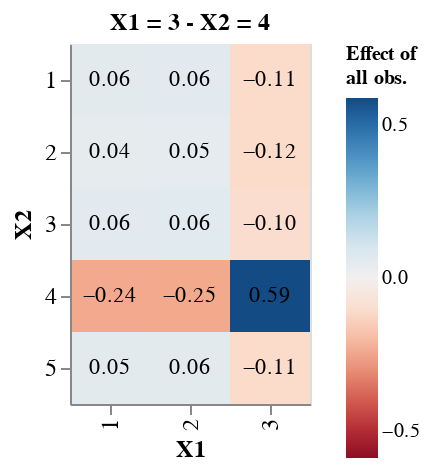

Source (notebook cell):
### Code cell
index = np.argmax(np.abs(df_y.grad_y))
index_raked_1 = df_y.iloc[index].raked_1
index_raked_2 = df_y.iloc[index].raked_2
df_y_loc = df_y.loc[(df_y.raked_1==index_raked_1)&(df_y.raked_2==index_raked_2)]
max_scale = max(abs(df_y_loc['grad_y'].min()), abs(df_y_loc['grad_y'].max()))

base = alt.Chart(df_y_loc).encode(
    x=alt.X('X1:N', axis=alt.Axis(title='X1')),
    y=alt.Y('X2:N', axis=alt.Axis(title='X2')),
)

heatmap = base.mark_rect().encode(
    color=alt.Color('grad_y:Q',
        scale=alt.Scale(scheme='redblue', domain=[-max_scale, max_scale]),
        legend=alt.Legend(title=['Effect of', 'all obs.']))
)

text = base.mark_text(baseline='middle').encode(
    alt.Text('grad_y:Q', format='.2f')
)

chart = alt.layer(heatmap, text
).properties(
    title='X1 = ' + str(int(index_raked_1)) + ' - X2 = ' + str(int(index_raked_2)),
    width=120,
    height=180
).configure_title(
    fontSize=12
).configure_axis(
    labelFontSize=12,
    titleFontSize=12
).configure_legend(
    labelFontSize=10,
    titleFontSize=10
)
chart

### Figure 1 — Vega-Lite specification as saved in the notebook (floating-point values rounded to 4 significant figures)
{"config": {"view": {"continuousWidth": 300, "continuousHeight": 300}, "axis": {"labelFontSize": 12, "titleFontSize": 12}, "legend": {"labelFontSize": 10, "titleFontSize": 10}, "title": {"fontSize": 12}}, "layer": [{"mark": {"type": "rect"}, "encoding": {"color": {"field": "grad_y", "legend": {"title": ["Effect of", "all obs."]}, "scale": {"domain": [-0.5866, 0.5866], "scheme": "redblue"}, "type": "quantitative"}, "x": {"axis": {"title": "X1"}, "field": "X1", "type": "nominal"}, "y": {"axis": {"title": "X2"}, "field": "X2", "type": "nominal"}}}, {"mark": {"type": "text", "baseline": "middle"}, "encoding": {"text": {"field": "grad_y", "format": ".2f", "type": "quantitative"}, "x": {"axis": {"title": "X1"}, "field": "X1", "type": "nominal"}, "y": {"axis": {"title": "X2"}, "field": "X2", "type": "nominal"}}}], "data": {"name": "data-0a198041eb22ca383020efa5a05d937c"}, "height": 180, "title": "X1 = 3 - X2 = 4", "width": 120, "$schema": "https://vega.github.io/schema/vega-lite/v5.17.0.json", "datasets": {"data-0a198041eb22ca383020efa5a05d937c": [{"raked_1": 3, "raked_2": 4, "X1": 1, "X2": 1, "grad_y": 0.05546}, {"raked_1": 3, "raked_2": 4, "X1": 2, "X2": 1, "grad_y": 0.05902}, {"raked_1": 3, "raked_2": 4, "X1": 3, "X2": 1, "grad_y": -0.1124}, {"raked_1": 3, "raked_2": 4, "X1": 1, "X2": 2, "grad_y": 0.04442}, {"raked_1": 3, "raked_2": 4, "X1": 2, "X2": 2, "grad_y": 0.04775}, {"raked_1": 3, "raked_2": 4, "X1": 3, "X2": 2, "grad_y": -0.1173}, {"raked_1": 3, "raked_2": 4, "X1": 1, "X2": 3, "grad_y": 0.05928}, {"raked_1": 3, "raked_2": 4, "X1": 2, "X2": 3, "grad_y": 0.06283}, {"raked_1": 3, "raked_2": 4, "X1": 3, "X2": 3, "grad_y": -0.1028}, {"raked_1": 3, "raked_2": 4, "X1": 1, "X2": 4, "grad_y": -0.2449}, {"raked_1": 3, "raked_2": 4, "X1": 2, "X2": 4, "grad_y": -0.2454}, {"raked_1": 3, "raked_2": 4, "X1": 3, "X2": 4, "grad_y": 0.5866}, {"raked_1": 3, "raked_2": 4, "X1": 1, "X2": 5, "grad_y": 0.05355}, {"raked_1": 3, "raked_2": 4, "X1": 2, "X2": 5, "grad_y": 0.05708}, {"raked_1": 3, "raked_2": 4, "X1": 3, "X2": 5, "grad_y": -0.1134}]}}
